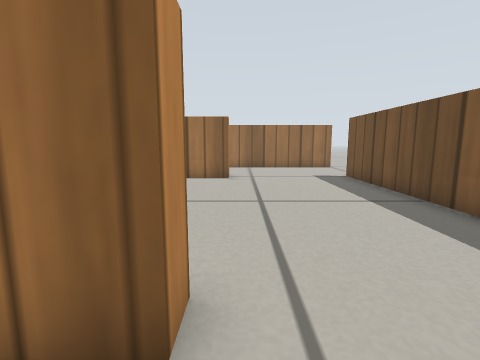
view 1 (above)

13 first-person views from a walk through a robot-simulator world made for Gazebo. The camera is 0.29 m above the floor, tilts 8° down and sees 85° across. The floor is counted in squares, 0.2 m on a side. Each view is taken from the middle of a square. On the plan, view 1 faces up. The plan holds only what a view shows up to about 13 squares ahead; the rest is blank. Simple patterns stand in for the simulator's built-in surfaces.

view 2
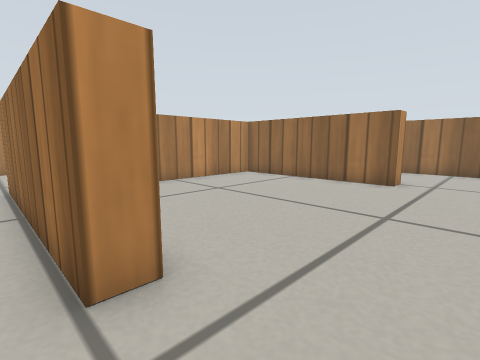

view 3
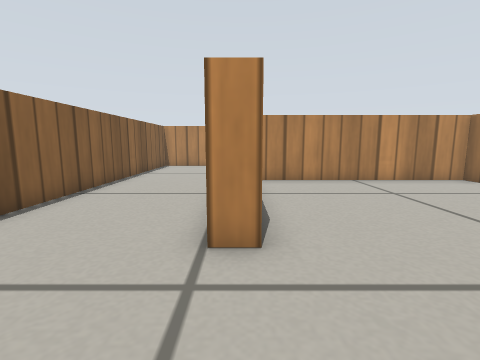

view 4
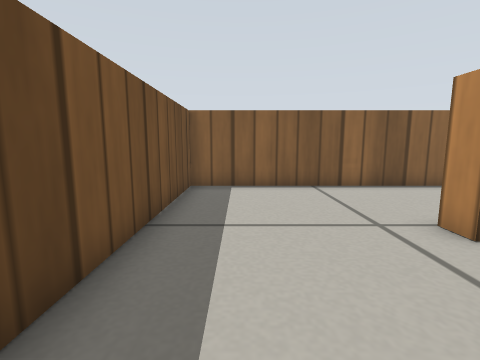

view 5
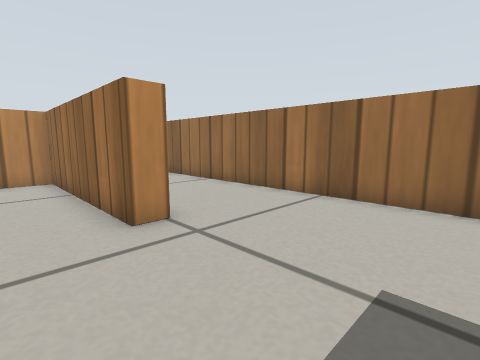

view 6
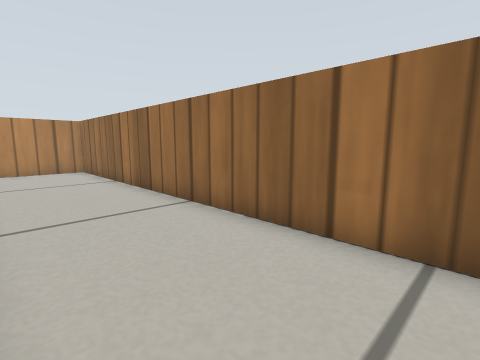

view 7
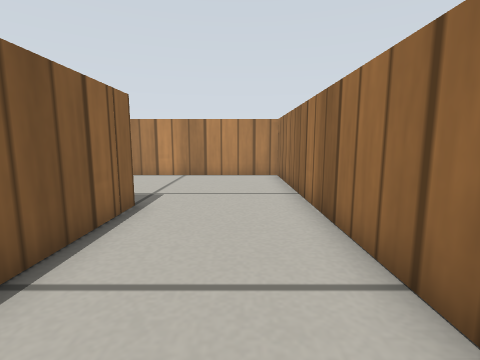

view 8
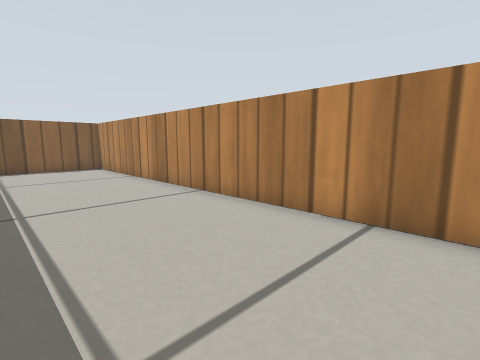

view 9
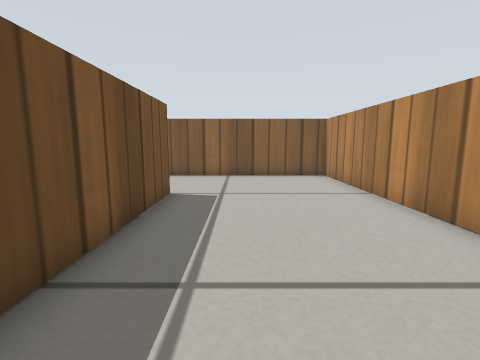

view 10
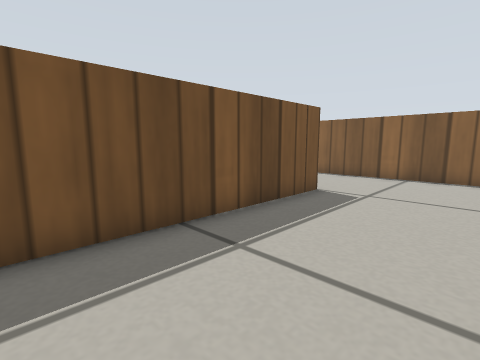

view 11
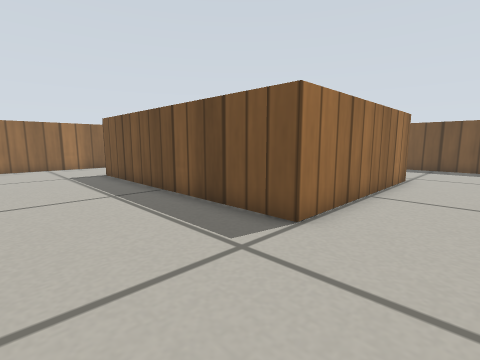

view 12
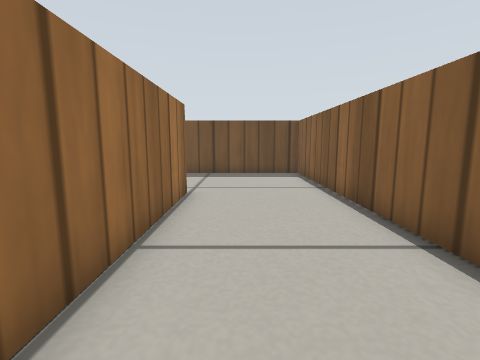

view 13
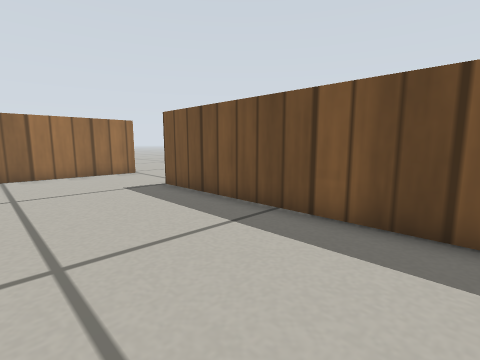

### Floor plan
Ten units are one square. View 1 is at (0, 0); x grows to the right and y downward. Boxes are objects, and circles mark ways between rooms. Rooms are numbered by the first view taken in them; rooms with no view inside come last. Other rooms are left out.
<svg viewBox="-143 -162 198 195">
<path fill="none" stroke="#000" d="M-5 -24 -5 -15 -80 -15 -80 -116 -45 -116M-5 -116 -5 -108M47 -105 47 -115M45 -157 -138 -157 -138 28 47 28 47 -24M-5 -108 -72 -108 -72 -29M47 -24 47 -105"/>
<circle cx="20" cy="-110" r="3" fill="#2a7"/>
<circle cx="20" cy="-20" r="3" fill="#2a7"/>
<text x="-90" y="-70">1</text>
<text x="-10" y="-70">2</text>
</svg>
Room 1 opens to room 2.

Where each view was taken, in squares from view 1:
view 1: 0 up, 0 right, facing up
view 2: 1 up, 2 right, facing up-left
view 3: 2 up, 3 right, facing left
view 4: 6 up, 3 right, facing down
view 5: 9 up, 4 right, facing up-left
view 6: 12 up, 1 right, facing up-left
view 7: 14 up, 2 left, facing left
view 8: 13 up, 9 left, facing down-left
view 9: 9 up, 10 left, facing down
view 10: 9 up, 12 left, facing down-right
view 11: 1 down, 12 left, facing up-right
view 12: 0 up, 8 left, facing right
view 13: 3 up, 0 right, facing up-right
